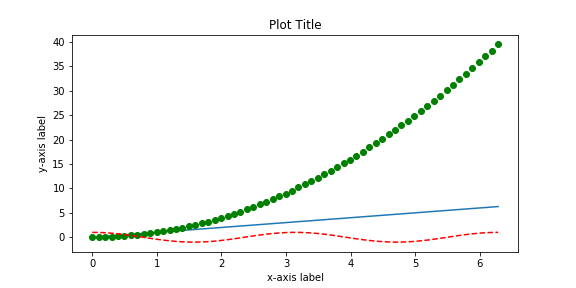

Source code (Python):
############s######################################################
# Example:  Creating a line plot
# To begin with, we import the pyplot package from matplotlib
# Common practice is to alias pyplot as plt
# We also import numpy

import matplotlib.pyplot as plt
import numpy

###############################################
# Let's generate some sample data to plot
# We will plot two functions of x
pi = numpy.pi
npts = 64
mydt='float64'
x  = numpy.linspace(0,2*pi,npts,dtype=mydt)

y1 = x
y2 = x*x
y3 = numpy.cos(2*x)
###############################################

# We will display the figure on the screen by default.
# Set this to "True" in order to save the figure to the disk.
savefig=False

# Set the dimensions   
width_inches  = 8
height_inches = 4
sizetuple=(width_inches,height_inches)

# Initialize a figure and an axes object.
# The Figure instance is a container for multiple
# plots (axes objects).  We mainly work with axes
# objects.

fig, ax = plt.subplots(figsize=sizetuple)


ax.plot(x,y1)        # Plot our first curve

# Matplotlib choose default colors based on the ordering of the plots.
# The first plot is blue, the second is orange, etc.
# We can control the color using a single-character string corresponding
# to the first letter of the color we want to use.

# We can also add additional characters that indicate the linestyle we would like to adopt.
# For other available symboles and linestyles, see 
#  https://matplotlib.org/api/markers_api.html

ax.plot(x,y2,'go')   # green circles (first letter g = green; second letter o = filled circle)
ax.plot(x,y3,'r--')  # red dashed lines (first letter r = red; second characters indicate line pattern)

# The set_{xlabel, ylabel, title} functions control the axis labels and plot title
ax.set_xlabel('x-axis label')
ax.set_ylabel('y-axis label')
ax.set_title('Plot Title')

# Calling the tight_layout() function ensures that margins
# for the current figure are set so that axis labels, titles, etc.
# all fit nicely on the page.
plt.tight_layout() 

# Finally, we display our figure to the screen or save it to disk.
if (savefig):
    # Python can save figures in a variety of formats.
    #ext='png'
    #ext='jpeg'
    ext='pdf'
    filename = 'simple_plot.'+ext
    plt.savefig(filename)
else:
    #To view the plot on our screen, we use the "show" function.
    plt.show()



